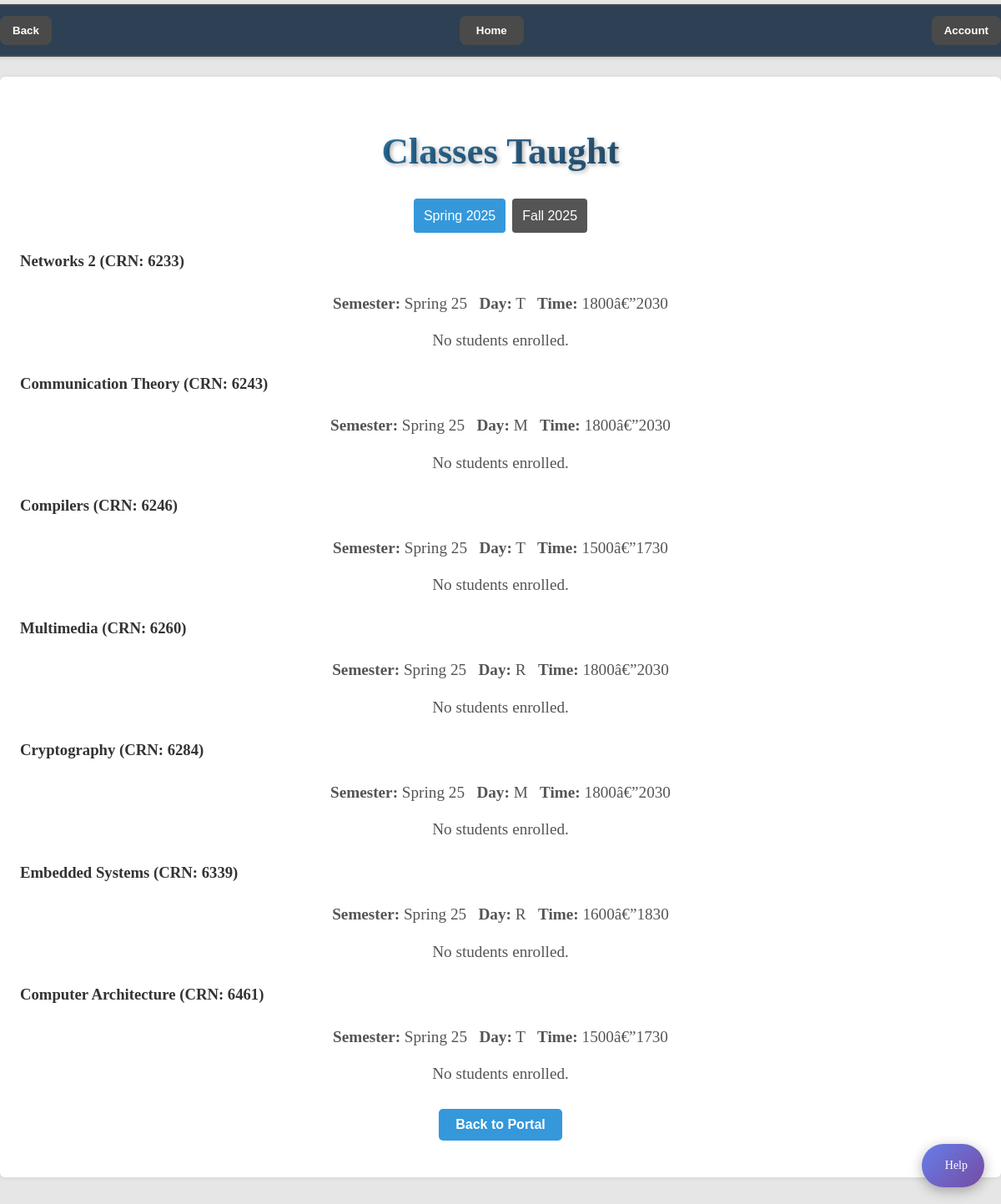
Page /classes_taught (signed in) on the committed database.
### tables this page shows
CREATE TABLE courses (
    crn INTEGER PRIMARY KEY,
    course_title VARCHAR(100) NOT NULL,
    d_num INTEGER NOT NULL,
    credits INTEGER NOT NULL,
    description TEXT,
    FOREIGN KEY (d_num) REFERENCES department(d_num)
);

CREATE TABLE schedule (
    id INTEGER PRIMARY KEY AUTOINCREMENT,
    crn INTEGER NOT NULL,
    section_num INTEGER NOT NULL,
    semester VARCHAR(20) NOT NULL,
    time VARCHAR(50) NOT NULL,
    day VARCHAR(20) NOT NULL,
    room_num VARCHAR(50) NOT NULL,
    max_enrollment INTEGER NOT NULL,
    current_enrollment INTEGER DEFAULT 0,
    instructor_uid CHAR(8) NOT NULL,
    FOREIGN KEY (crn) REFERENCES courses(crn),
    FOREIGN KEY (instructor_uid) REFERENCES faculty(uid),
    UNIQUE(crn, section_num, semester)
);

### main.py (the view)
@app.route('/classes_taught')
def classes_taught():
    if 'uid' not in session:
        return redirect(url_for('login'))
    selected_semester = request.args.get('semester', 'Spring 25')
    valid_terms = ['Spring 25', 'Fall 25']
    if selected_semester not in valid_terms:
        selected_semester = 'Spring 25'
    conn = get_db_connection()
    faculty_row = conn.execute(
        """
        SELECT u.uid
        FROM users u
        JOIN faculty f ON u.uid = f.uid
        WHERE u.uid = ?
        """,
        (session['uid'],)
    ).fetchone()
    if not faculty_row:
        conn.close()
        return redirect(url_for('home', error="Faculty not found"))
    faculty_uid = faculty_row['uid']
    courses = conn.execute(
        """
        SELECT
            s.crn,
            c.course_title,
            s.semester,
            s.day,
            s.time,
            s.section_num
        FROM schedule s
        JOIN courses c ON s.crn = c.crn
        WHERE s.instructor_uid = ? AND s.semester = ?
        ORDER BY s.semester, s.crn
        """,
        (faculty_uid, selected_semester)
    ).fetchall()
    course_rosters = []
    for course in courses:
        roster = conn.execute(
            """
            SELECT
                u.uid,
                u.first_name,
                u.last_name,
                g.program,
                t.grade
            FROM transcript t
            JOIN users u ON t.student_uid = u.uid
            JOIN grad_student g ON u.uid = g.uid
            WHERE t.crn = ? AND t.semester = ?
            ORDER BY u.last_name, u.first_name
            """,
            (course['crn'], course['semester'])
        ).fetchall()
        course_rosters.append({
            'course': course,
            'students': roster
        })
    conn.close()
    return render_template(
        'REGS-classes_taught.html',
        course_rosters=course_rosters,
        selected_semester=selected_semester
    )

### main.py (called while the page is built)
def get_db_connection(): #basic getting connection fucntion to avoid repetitivness
    conn = sqlite3.connect('phase-2.db')
    conn.row_factory = sqlite3.Row
    return conn

### templates/REGS-classes_taught.html (shortened to what this page needs)
<!DOCTYPE html>
<html lang="en">
<head>
  <link rel="stylesheet" href="/static/css/styles.css">
</head>
<body class="faculty-advisor-page">
  <div class="navbar">
    <div class="homeButton">
      <button onclick="location.href='/home'">Home</button>
    </div>
    <button onclick="window.location.href='{{ request.referrer }}'" class="back-button">
      Back
    </button>
    <div class="dropdown">
      <button onclick="toggleDropdown()">Account</button>
    </div>
  </div>
  {% include "chatbot.html" %}
  <main class="student-home-container">
    <h1>Classes Taught</h1>
    <form method="get" action="{{ url_for('classes_taught') }}" class="filter-buttons">
      <a href="?semester=Spring 25" class="{% if selected_semester=='Spring 25' %}active{% endif %}">Spring 2025</a>
      <a href="?semester=Fall 25" class="{% if selected_semester=='Fall 25' %}active{% endif %}">Fall 2025</a>
    </form>
    {% if course_rosters %}
      {% for roster in course_rosters %}
        <div class="menu-section">
          <h3>{{ roster.course.course_title }} (CRN: {{ roster.course.crn }})</h3>
          <p>
            <strong>Semester:</strong> {{ roster.course.semester }}
            &nbsp; <strong>Day:</strong> {{ roster.course.day }}
            &nbsp; <strong>Time:</strong> {{ roster.course.time }}
          </p>
          {% if roster.students %}
            <form method="POST" action="{{ url_for('submit_grade') }}">
              <input type="hidden" name="course_id" value="{{ roster.course.crn }}">
              <input type="hidden" name="semester" value="{{ roster.course.semester }}">
              <table class="styled-table">
                <thead>
                  <tr>
                    <th>Student ID</th>
                    <th>Name</th>
                    <th>Program</th>
                    <th>Current Grade</th>
                    <th>New Grade</th>
                    <th>Transcript</th>
                  </tr>
                </thead>
                <tbody>
                  {% for student in roster.students %}
                  <tr>
                    <td>{{ student.uid }}</td>
                    <td>{{ student.last_name }}, {{ student.first_name }}</td>
                    <td>{{ student.program }}</td>
                    <td>{{ student.grade or 'IP' }}</td>
                    <td>
                      {% if student.grade and student.grade!='IP' %}
                        Submitted
                      {% else %}
                        <select name="grade_{{ student.uid }}">
                          <option value="">Select</option>
                          <option>A</option><option>A-</option><option>B+</option>
                          <option>B</option><option>B-</option><option>C+</option>
                          <option>C</option><option>F</option>
                        </select>
                      {% endif %}
                    </td>
                    <td>
                      <a href="{{ url_for('view_student_transcript', student_id=student.uid, course_id=roster.course.crn, semester=roster.course.semester) }}">View Transcript</a>
                    </td>
                  </tr>
                  {% endfor %}
                </tbody>
              </table>
              <div class="button-container" style="text-align:center; margin-top:1rem;">
                <button type="submit" class="highlighted-button">Submit Grades</button>
              </div>
            </form>
          {% else %}
            <p>No students enrolled.</p>
          {% endif %}
        </div>
      {% endfor %}
    {% else %}
      <p>You are not teaching any courses this semester.</p>
    {% endif %}
    <div class="button-container" style="text-align:center; margin-top:1.5rem;">
      <a href="/home"><button type="button" class="highlighted-button">Back to Portal</button></a>
    </div>
  </main>
</body>
</html>

### static/css/styles.css (style rules this page uses)
body { font-family: 'Georgia', serif; background-color: #e6e6e6; color: #333; margin: 0; padding: 0; line-height: 1.6; padding-top: 60px; }
h1, h2 { font-family: 'Palatino Linotype', 'Book Antiqua', Palatino, serif; color: #2c3e50; text-align: center; margin-bottom: 20px; }
a { font-family: 'Arial', sans-serif; color: #3498db; text-decoration: none; transition: color 0.3s; }
.navbar { position: fixed; top: 0; left: 50%; transform: translateX(-50%); width: 90%; z-index: 1000; display: flex; justify-content: space-between; align-items: center; background-color: rgba(176, 176, 176, 0.9); border: 2px solid #4a4a4a; padding: 15px 30px; box-shadow: 0 4px 10px rgba(0, 0, 0, 0.2); border-radius: 15px; margin-top: 5px; }
.navbar .homeButton { order: 2; margin: 0 auto; }
.navbar .homeButton button { background-color: #4a4a4a; color: #ffffff; padding: 10px 20px; border: none; border-radius: 8px; font-weight: bold; cursor: pointer; transition: background-color 0.3s, transform 0.2s; }
.navbar .back-button { order: 1; margin-right: auto; background-color: #4a4a4a; color: #ffffff; padding: 10px 15px; border: none; border-radius: 8px; font-weight: bold; cursor: pointer; transition: background-color 0.3s, transform 0.2s; }
.navbar .dropdown { order: 3; margin-left: auto; position: relative; }
.navbar .dropdown button { background-color: #4a4a4a; color: #ffffff; padding: 10px 15px; border: none; border-radius: 8px; font-weight: bold; cursor: pointer; transition: background-color 0.3s, transform 0.2s; }
.student-home-container { max-width: 1200px; margin: 80px auto; padding: 20px; background-color: #ffffff; border-radius: 10px; box-shadow: 0 4px 10px rgba(0, 0, 0, 0.1); position: relative; }
.student-home-container h1 { font-size: 2.8rem; color: #2c3e50; text-align: center; margin-bottom: 20px; font-weight: bold; text-shadow: 2px 2px 5px rgba(0, 0, 0, 0.3); background: linear-gradient(to right, #3498db, #2c3e50); -webkit-background-clip: text; -webkit-text-fill-color: transparent; }
.student-home-container p { font-size: 1.2rem; color: #555; line-height: 1.8; text-align: center; margin: 10px 0; }
.student-home-container .button-container { text-align: center; margin: 20px 0; }
.student-home-container .button-container a button { background-color: #3498db; color: #ffffff; padding: 10px 20px; border: none; border-radius: 5px; font-size: 1rem; cursor: pointer; transition: background-color 0.3s, transform 0.2s; }
.highlighted-button { background-color: #e74c3c; color: #ffffff; padding: 15px 25px; border: none; border-radius: 8px; font-size: 1.2rem; font-weight: bold; cursor: pointer; animation: pulse 1.5s infinite; transition: background-color 0.3s, transform 0.2s; }
.navbar { position: fixed; top: 0; width: 100%; background: #2E4053; padding: 0.75rem 1.5rem; display: flex; align-items: center; color: #fff; box-shadow: 0 2px 4px rgba(0,0,0,0.1); z-index: 1000; }
.navbar .dropdown { margin-left: auto; position: relative; }
.navbar { position: fixed; top: 0; width: 100%; background: #2E4053; padding: .75rem 1.5rem; display: flex; align-items: center; box-shadow: 0 2px 4px rgba(0,0,0,0.1); z-index: 1000; }
.student-home-container { max-width: 1200px; margin: 2rem auto; padding: 1.5rem; background: #fff; border-radius: 6px; box-shadow: 0 1px 6px rgba(0,0,0,0.08); }

### templates/REGS-classes_taught.html (style rules this page uses)
.filter-buttons { display: flex; justify-content: center; gap: 8px; margin-bottom: 1rem; }
.filter-buttons a { text-decoration: none; padding: 8px 12px; border-radius: 4px; background-color: #555; color: #fff; transition: background-color 0.3s; }
.filter-buttons a.active { background-color: #3498db; color: #fff; }

### rows in the picture
courses: course.course_title "Networks 2"
schedule: course.crn "6233", course.semester "Spring 25", course.day "T", course.time "1800â€”2030"
courses: course.course_title "Communication Theory"
schedule: course.crn "6243", course.semester "Spring 25", course.day "M", course.time "1800â€”2030"
courses: course.course_title "Compilers"
schedule: course.crn "6246", course.semester "Spring 25", course.day "T", course.time "1500â€”1730"
courses: course.course_title "Multimedia"
schedule: course.crn "6260", course.semester "Spring 25", course.day "R", course.time "1800â€”2030"
courses: course.course_title "Cryptography"
schedule: course.crn "6284", course.semester "Spring 25", course.day "M", course.time "1800â€”2030"
courses: course.course_title "Embedded Systems"
schedule: course.crn "6339", course.semester "Spring 25", course.day "R", course.time "1600â€”1830"
courses: course.course_title "Computer Architecture"
schedule: course.crn "6461", course.semester "Spring 25", course.day "T", course.time "1500â€”1730"
